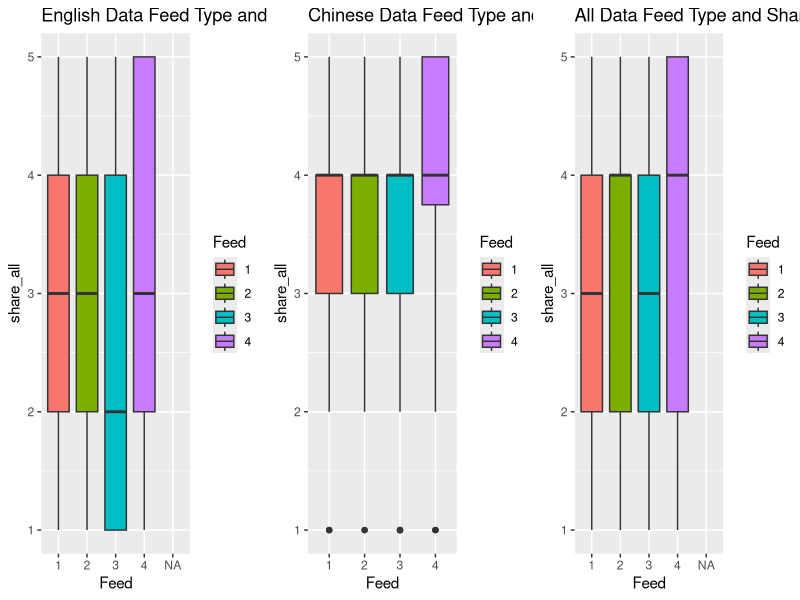
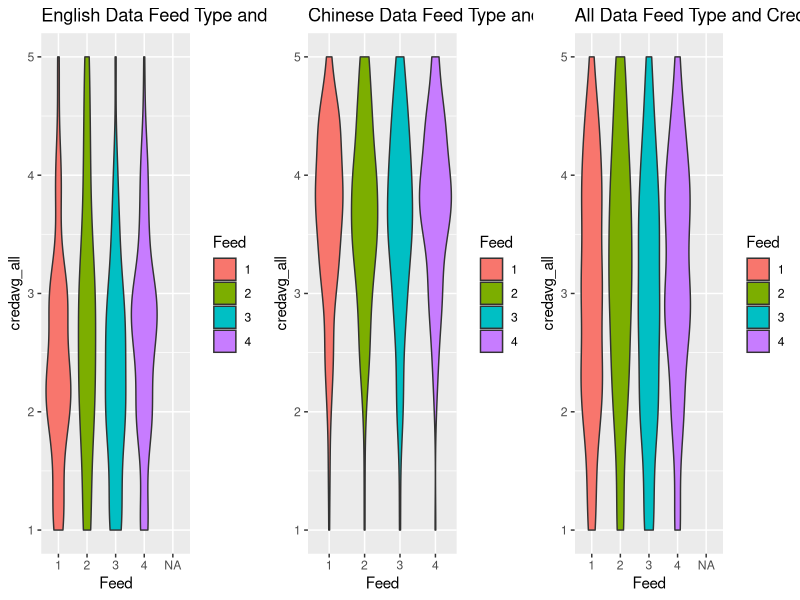
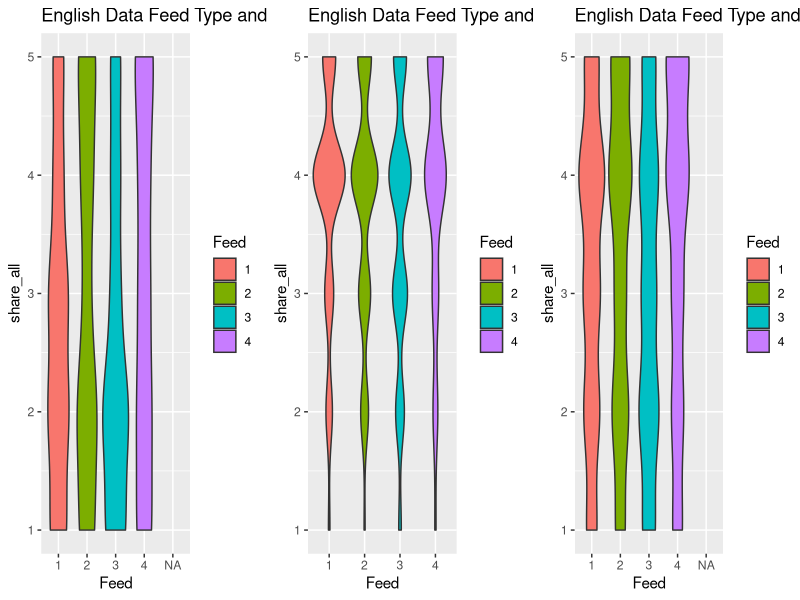
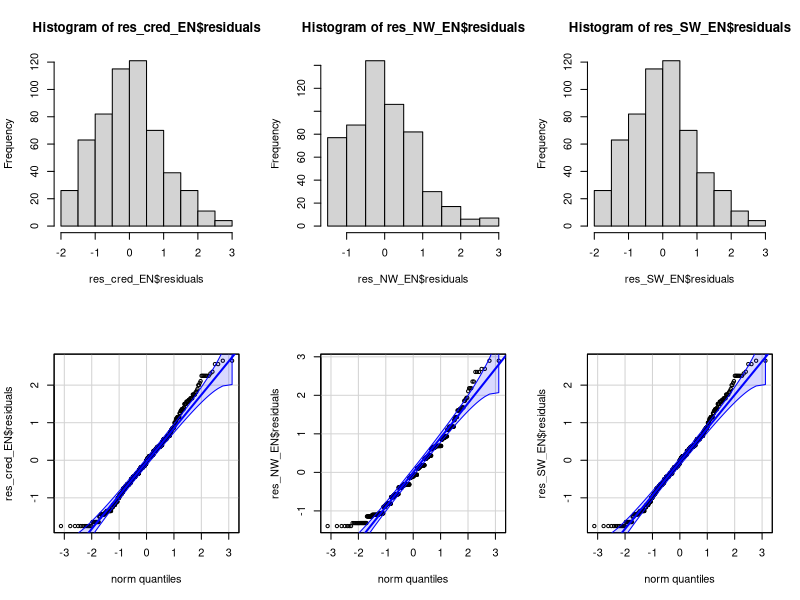
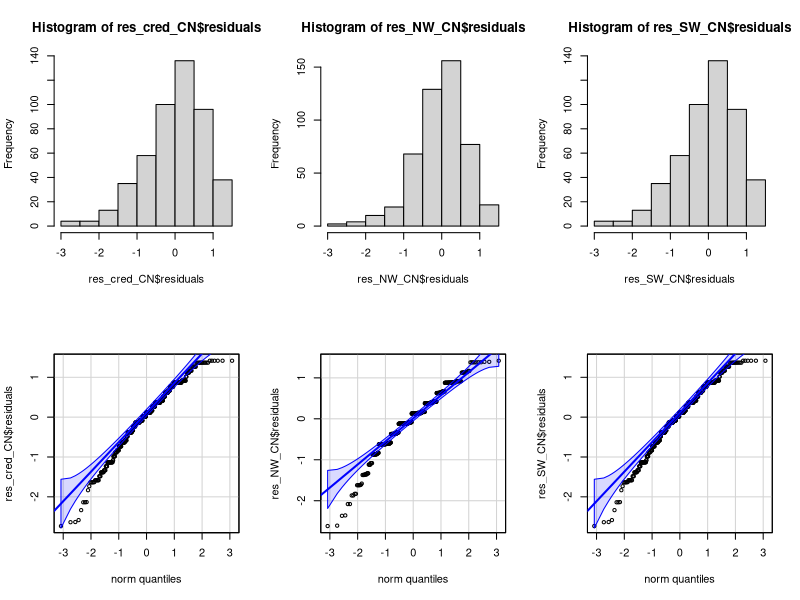
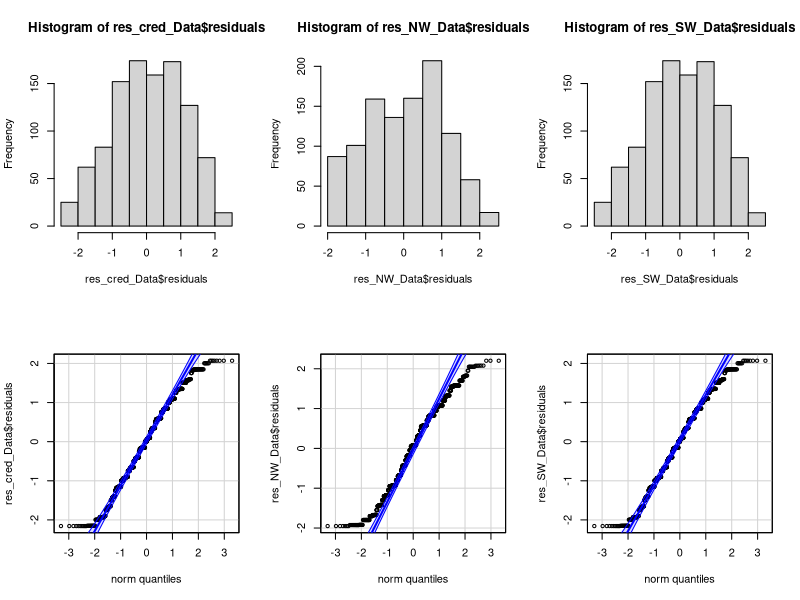

Source code (R) for these figures, in order:
## ---- chunk 1
knitr::opts_chunk$set(echo = TRUE)
## ---- chunk 2
library(readr)
library(dplyr)
library(car)
library(ggplot2)
library(gridExtra)
## ---- chunk 3
CNdata_filtered_120123 <- read_csv("CNdata_filtered_120123.csv")
ENdata_filtered_110123 <- read_csv("ENdata_filtered_110123.csv")
## ---- chunk 4
###need to use cred and nw totals... 

#Chinese data, renaming/changing data types to factors
CNdata_filtered_120123$Feed <- CNdata_filtered_120123$feed_typefour
CNdata_filtered_120123$Feed <- as.factor(CNdata_filtered_120123$Feed)
CNdata_filtered_120123$valence <- as.factor(CNdata_filtered_120123$valence)

#Chinese data, selecting relevant variables
Data_CN <- CNdata_filtered_120123 |> 
  dplyr::select(Feed,valence,credavg_all,nwavg_all,share_all,NewsSharing_SM,NewsCred_SM,AI_acceptance,gender,age) |> 
  mutate(Group = 1)

#English data, adding/renaming relevant variables
ENdata_filtered_110123$NewsCred_SM <- unlist(ENdata_filtered_110123[,255])#rename to match CN data

#English data, selecting relevant variables
Data_EN <-ENdata_filtered_110123 |> 
  dplyr::mutate(valence = feed_valence) |>
  dplyr::mutate(Feed = feedtype_four) |> 
  dplyr::select(Feed,valence,credavg_all,nwavg_all,share_all,NewsSharing_SM,NewsCred_SM,AI_acceptance,gender,age) |> 
  mutate(Group = 0)

#English data, changing data types to factors
Data_EN$Feed <- as.factor(Data_EN$Feed)
Data_EN$valence <- as.factor(Data_EN$valence)

#one dataframe, Group (1 = Chinese 0 = American)
Data <- rbind(Data_CN,Data_EN)
Data$Group <- as.factor(Data$Group)

#fixing age and gender
Data$age <- 2024 - Data$age
Data$gender <- as.factor(Data$gender)

#can select additional variables for regression, these were just the ones that stuck out as easy to add

##AI acceptance only for EN data??
## ---- chunk 5
#Feed X Shareworthiness (ordinal, so boxplot)
boxS1 <- ggplot(Data_EN, aes(Feed,share_all,fill=Feed)) +
  geom_boxplot() + 
  ggtitle("English Data Feed Type and Shareworthiness Scores (Ordinal)")

boxS2 <- ggplot(Data_CN, aes(Feed,share_all,fill=Feed)) +
  geom_boxplot() + 
  ggtitle("Chinese Data Feed Type and Shareworthiness Scores (Ordinal)")

boxS3 <- ggplot(Data, aes(Feed, share_all,fill=Feed)) +
  geom_boxplot() +
  ggtitle("All Data Feed Type and Shareworthiness Scores (Ordinal)")

grid.arrange(boxS1,boxS2,boxS3,nrow=1)

#------------------------------------------------------------------------------

#Feed X Crediworthiness
ViolinC1 <- ggplot(Data_EN, aes(Feed,credavg_all,fill=Feed)) +
  geom_violin() +
  ggtitle("English Data Feed Type and Creditworthiness Scores")

ViolinC2 <- ggplot(Data_CN, aes(Feed,credavg_all,fill=Feed)) +
  geom_violin() +
  ggtitle("Chinese Data Feed Type and Creditworthiness Scores")

ViolinC3 <- ggplot(Data, aes(Feed,credavg_all,fill=Feed)) +
  geom_violin() +
  ggtitle("All Data Feed Type and Creditworthiness Scores")

grid.arrange(ViolinC1,ViolinC2,ViolinC3, nrow=1)

#------------------------------------------------------------------------------

#Feed X Shareworthiness
ViolinS1 <- ggplot(Data_EN, aes(Feed,share_all,fill=Feed)) +
  geom_violin() +
  ggtitle("English Data Feed Type and Shareworthiness Scores")

ViolinS2 <- ggplot(Data_CN, aes(Feed,share_all,fill=Feed)) + 
  geom_violin() +
  ggtitle("English Data Feed Type and Shareworthiness Scores")

ViolinS3 <- ggplot(Data, aes(Feed, share_all,fill=Feed)) +
  geom_violin() +
  ggtitle("English Data Feed Type and Shareworthiness Scores")

grid.arrange(ViolinS1,ViolinS2,ViolinS3, nrow=1)

## ---- chunk 6

## ---- chunk 7

## ---- chunk 8
### T-tests
# 1 = Memes 2 = News-only
Hyp1TestData <- Data |> 
  filter(Feed == 1 | Feed == 2)

C_T_Test <- t.test(credavg_all ~ Feed , data = Hyp1TestData)

NW_T_Test <- t.test(nwavg_all ~ Feed, data = Hyp1TestData)

SW_T_Test <- t.test(share_all ~ Feed, data = Hyp1TestData)

C_T_Test

NW_T_Test

SW_T_Test

### Regression

#Regression for Credibility
LR_Credibility_All <- lm(credavg_all ~ Feed + valence + Group,Data)

summary(LR_Credibility_All)

#Regression for Share-worthiness
LR_Shareworthiness_All <- lm(share_all ~ Feed + valence + Group,Data)

summary(LR_Shareworthiness_All)

#Regression for Newsworthiness

LR_Newsworthiness_All <- lm(nwavg_all ~ Feed + valence + Group,Data)

summary(LR_Newsworthiness_All)

broom::tidy(LR_Credibility_All)

broom::tidy(LR_Newsworthiness_All)

broom::tidy(LR_Shareworthiness_All)

## ---- chunk 9
#Residual Check for the 3 main outcome variables for the English data only

# Credibility
res_cred_EN <- aov(credavg_all~Feed,Data_EN)
# Newsworthiness
res_NW_EN <- aov(nwavg_all~Feed,Data_EN)
# Shareworthiness
res_SW_EN <- aov(credavg_all~Feed,Data_EN)

#Residual Check for the 3 main outcome variables for the Chinese data only

# Credibility
res_cred_CN <- aov(credavg_all~Feed,Data_CN)
# Newsworthiness
res_NW_CN <- aov(nwavg_all~Feed,Data_CN)
# Shareworthiness
res_SW_CN <- aov(credavg_all~Feed,Data_CN)

# Residual Check for the 3 main outcome variables for the combined data

# Credibility
res_cred_Data <- aov(credavg_all~Feed,Data)
# Newsworthiness
res_NW_Data <- aov(nwavg_all~Feed,Data)
# Shareworthiness
res_SW_Data <- aov(credavg_all~Feed,Data)

## ---- chunk 10
# English only

#plots, histogram and QQ
par(mfrow=c(2,3))
hist(res_cred_EN$residuals)
hist(res_NW_EN$residuals)
hist(res_SW_EN$residuals)
qqPlot(res_cred_EN$residuals,id=FALSE)
qqPlot(res_NW_EN$residuals,id=FALSE)
qqPlot(res_SW_EN$residuals,id=FALSE)


# Chinese only

#plots, histogram and QQ
par(mfrow=c(2,3))
hist(res_cred_CN$residuals)
hist(res_NW_CN$residuals)
hist(res_SW_CN$residuals)
qqPlot(res_cred_CN$residuals,id=FALSE)
qqPlot(res_NW_CN$residuals,id=FALSE)
qqPlot(res_SW_CN$residuals,id=FALSE)


##combined

#plots, histogram and QQ
par(mfrow=c(2,3))
hist(res_cred_Data$residuals)
hist(res_NW_Data$residuals)
hist(res_SW_Data$residuals)
qqPlot(res_cred_Data$residuals,id=FALSE)
qqPlot(res_NW_Data$residuals,id=FALSE)
qqPlot(res_SW_Data$residuals,id=FALSE)
## ---- chunk 11
#Anova first, followed by separate t-tests w Bonferroni (necessary)?



## ---- chunk 12
# Chinese Cred Anova
ANOVA_Cred_CN <- aov(credavg_all ~ Feed,data=Data_CN)
summary(ANOVA_Cred_CN)

# English Cred Anova
ANOVA_Cred_EN <- aov(credavg_all ~ Feed,data=Data_EN)
summary(ANOVA_Cred_EN)

#---------------------------------------------------------
# Chinese Newsworthiness Anova
ANOVA_NW_CN <- aov(nwavg_all ~ Feed,data=Data_CN)
summary(ANOVA_NW_CN)

# English Newsworthiness Anova
ANOVA_NW_EN <- aov(nwavg_all ~ Feed,data=Data_EN)
summary(ANOVA_NW_EN)

#---------------------------------------------------------
# Chinese Share Anova
ANOVA_Share_CN <- aov(share_all ~ Feed,data=Data_CN)
summary(ANOVA_Share_CN)

# English Share Anova
ANOVA_Share_EN <- aov(share_all ~ Feed,data=Data_EN)
summary(ANOVA_Share_EN)
## ---- chunk 13

## ---- chunk 14
###Use Levene's
library(car)

##newsworthiness... p > .05 for all three partitions of the data, so no concerns about heterogeneity of variance for newsworthiness across the 4 different feed types
leveneTest(nwavg_all~Feed,data=Data_EN)
leveneTest(nwavg_all~Feed,data=Data_CN)
leveneTest(nwavg_all~Feed,data=Data)

###shareworthiness...

## ---- chunk 15
